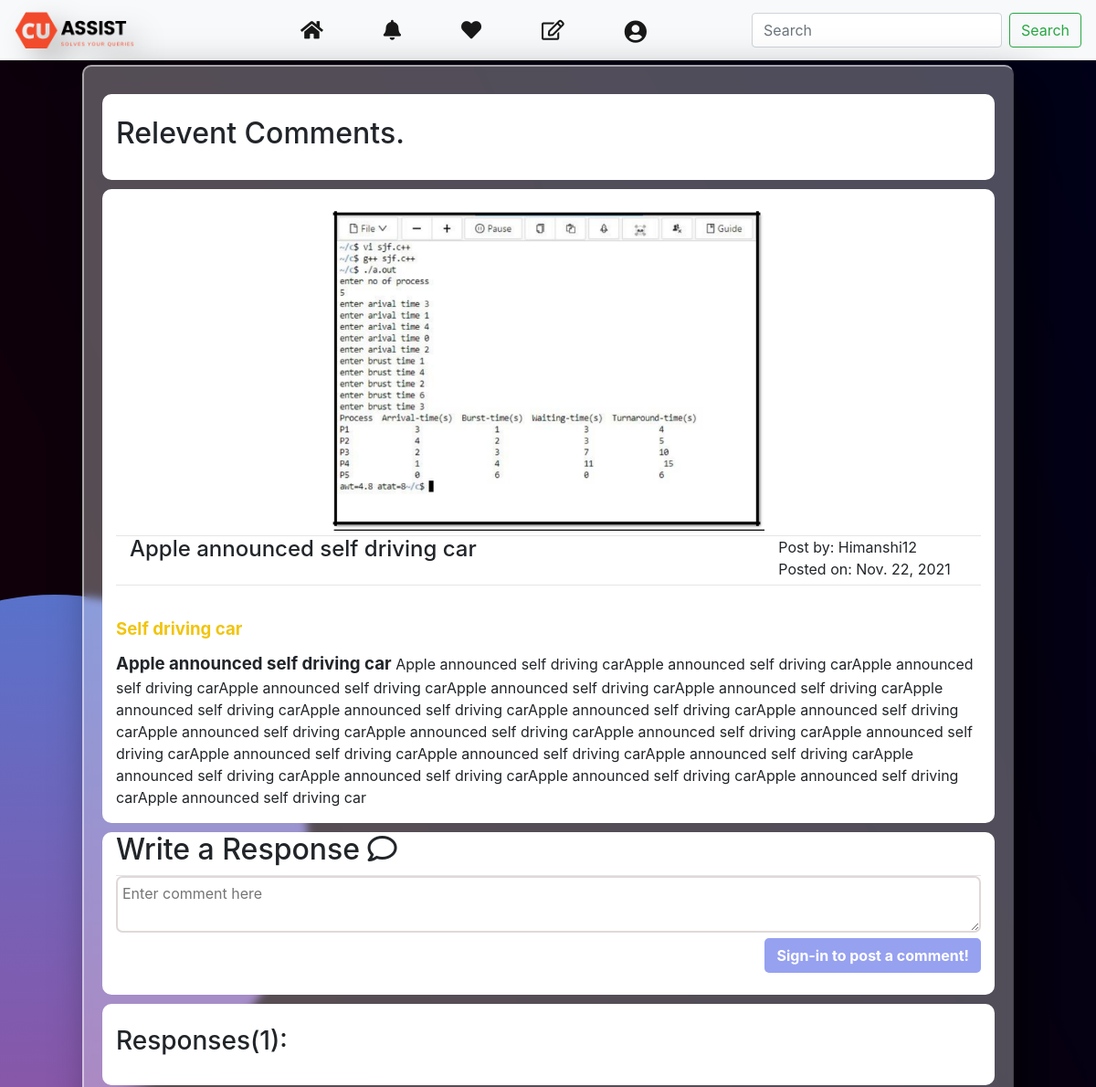
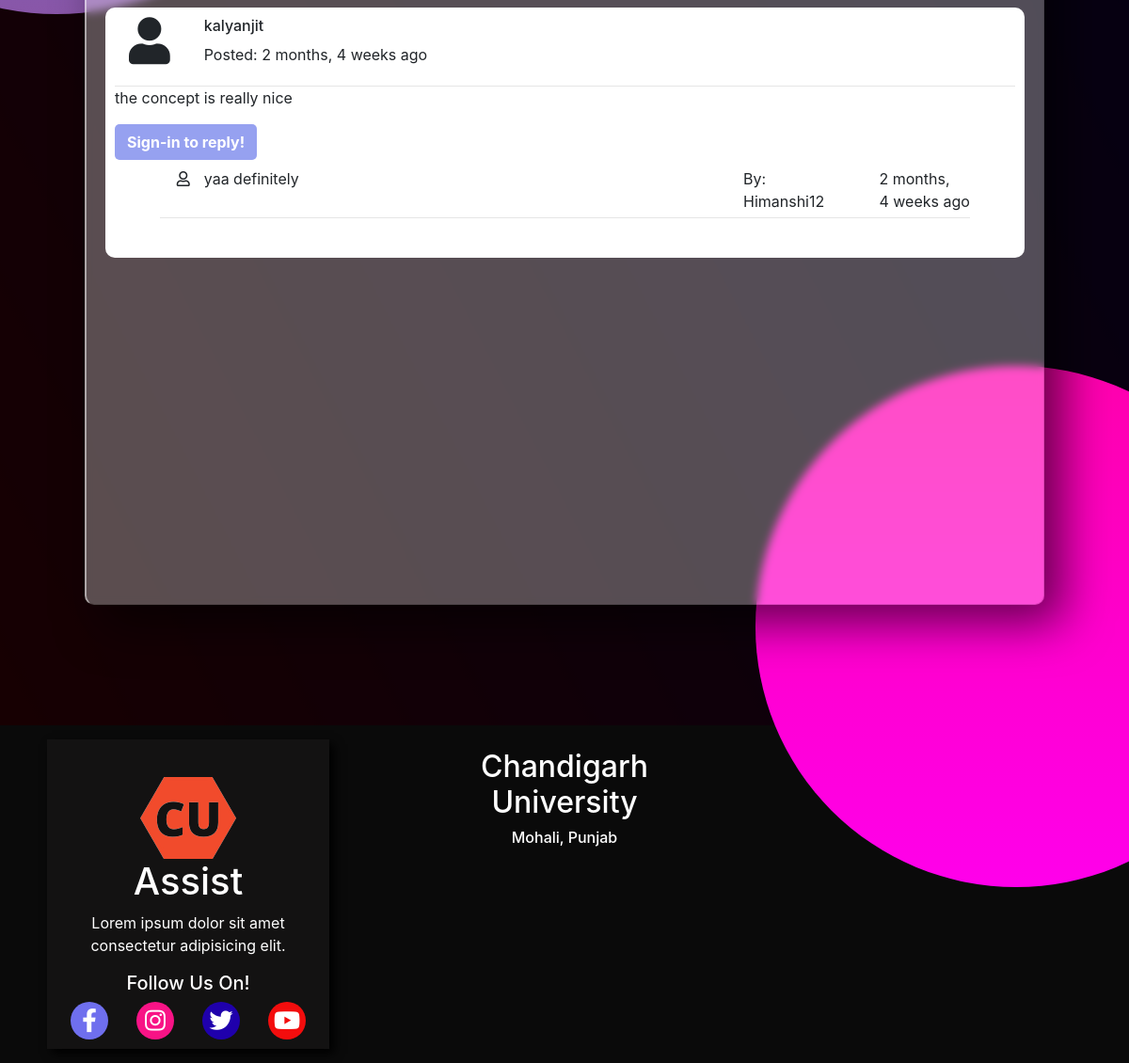
The app's page /postview/apple-announced-self-driving-car/3 with its own data (2 pictures, top to bottom).
### myapp/models.py (models this page shows, shortened)
class Post(models.Model):
    post_id = models.AutoField
    post_title = models.CharField(max_length=100, default="")
    post_desc = models.CharField(max_length=5000, default="")
    post_category = models.IntegerField(choices=[(1,"Computer Science"),(2,"Mechanical"),(3,"Civil"),(4,"Electronics"),(5,"MBA"),(6,"BBA")])
    post_likes = models.ManyToManyField(User,blank=True,related_name='likes')
    post_dislikes = models.ManyToManyField(User,blank=True,related_name='dislikes')
    post_user =models.ForeignKey(User, on_delete= models.CASCADE)
    slug = AutoSlugField(populate_from='post_title',unique=True,null=True,default=None)
    post_date = models.DateField(auto_now=True)
    post_images = models.ImageField(upload_to="myapp/images", default="",null=True)

class postComment(models.Model):
    sno = models.AutoField(primary_key= True)
    comment = models.TextField()
    user =models.ForeignKey(User, on_delete= models.CASCADE)
    post = models.ForeignKey(Post, on_delete=models.CASCADE)
    parent = models.ForeignKey('self', on_delete=models.CASCADE, null= True)
    timestamp = models.DateTimeField(default=now)

### myproject/views.py (the view)
# urls.py: path('postview/<str:slug>/<int:id>',views.handlePostview, name="handlePostview" ),
def handlePostview(request,slug,id):
    post_id=id
    posts = Post.objects.get(id=post_id)
    comment = postComment.objects.filter(post=posts, parent=None)
    replies = postComment.objects.filter(post=posts).exclude(parent=None)
    replyDict={}
    for reply in replies:
        if reply.parent.sno not in replyDict.keys():
            replyDict[reply.parent.sno] = [reply]
        else:
            replyDict[reply.parent.sno].append(reply)
    params = {'post': posts,'comments':comment,'user':request.user,'replyDict':replyDict}
    return render(request, 'comments.html',params)

### myapp/templatetags/extras.py (called while the page is built)
@register.filter(name='get_val')
def get_val(dict, key):
    return dict.get(key)

### templates/comments.html (shortened to what this page needs)
{% extends 'basic.html' %}
{% block body %}
<section id="main-body">
    {% load humanize %}
    {% load extras  %}
    <div class="card">
        <div class="container">
            <br>
            <h2>Relevent Comments.</h2>
            <br>
        </div>
        <div class="container">
            <br>
            <div class="image-box">
                <img class="post-image" src="/media/{{post.post_images}}" alt="image-1">
            </div>
            <hr>
            <div class="row">
                <div class="col-lg-9 col-md-9 col-sm-12">
                    <h4>{{post.post_title}}</h4>
                </div>
                <div class="col-lg-3 col-md-3 col-sm-3">
                    <p class="post-user-details">Post by: {{post.post_user }}</p>
                    <p class="post-user-details">Posted on: {{post.post_date}}</p>
                </div>
            </div>
            <hr>
            <div class="post-caption">
                <p class="text-type2">{{post.post_desc|safe}}</p>
            </div>
        </div>
        <div class="container">
            <h2>Write a Response <i class="far fa-comment"></i></h2>
            <form action="/postcomment" method="post">{% csrf_token %}
                <textarea name="comment" id="comment" cols="160" rows="2" placeholder="Enter comment here"
                    required></textarea>
                {% if user.is_authenticated %}
                <button class="btn comment-submit" type="submit"><b>POST</b> <i
                        class="fas fa-arrow-alt-circle-right"></i></button>
                {% else %}
                <div class="btn comment-submit" data-toggle="modal" data-target=".bd-example-modal-lg"><b>Sign-in to
                        post a comment!</b></div>
                {% endif %}
            </form>
            <br>
        </div>
        <div class="container">
            <br>
            <h3>Responses({{ comments.count }}): </h3>
            <br>
        </div>
        {% for comment in comments %}
        <div class=" container post-comments">
            <div class="row">
                <div class="col-lg-1 col-md-1 col-sm-1">
                    <i class="user-icon fas fa-user"></i>
                </div>
                <div class="col-lg-11 col-md-11 col-sm-11">
                    <h6>{{ comment.user.username }}</h6>
                    <p>Posted: {{ comment.timestamp | naturaltime}}</p>
                </div>
            </div>
            <hr>
            <p>{{comment.comment}}</p>
            <div class="reply">
                {% if user.is_authenticated %}
                <button class="btn btn-sm comment-submit " type="button" data-toggle="collapse"
                    data-target="#replyBox{{comment.sno}}" aria-expanded="false"
                    aria-controls="replyBox{{comment.sno}}">
                    Reply to this comment
                </button>
                <div class="collapse" id="replyBox{{comment.sno}}">
                    <div class="container reply-container">
                        <form action="/postcomment" method="post">{% csrf_token %}
                            <input class="reply-input-box" type="text" name="comment" id="comment"
                                placeholder="Enter reply here" required>
                            <input type="hidden" name="postSno" value="{{post.id}}">
                            <input type="hidden" name="parentSno" value="{{comment.sno}}">
                            <button class="btn btn-sm mb-1 comment-submit reply-submit-btn" type="submit"
                                name="submit"><b>POST</b> <i class="fas fa-arrow-alt-circle-right"></i></button>
                        </form>
                    </div>
                </div>
                {% else %}
                <div class="btn comment-submit" data-toggle="modal" data-target=".bd-example-modal-lg"><b>Sign-in to
                        reply!</b></div>
                {% endif %}
                <div class="replies my-2">
                    {% for reply in replyDict|get_val:comment.sno %}
                    <div class="row">
                        <div class="col-lg-1 col-md-1" style="text-align: right; padding-right: 0;"><i
                                class="far fa-user"></i></div>
                        <div class="col-lg-7 col-md-7">{{reply.comment}}</div>
                        <div class="col-lg-4 col-md-4">
                            <div class="row">
                                <div class="col-lg-6 col-md-6">
                                    <span>By: {{reply.user}}</span>
                                </div>
                                <div class="col-lg-6 col-md-6">
                                    {{reply.timestamp | naturaltime}}
                                </div>
                            </div>
                        </div>
                    </div>
                    <hr style="width: 90%">
                    <br>
                    {% endfor %}
                </div>
            </div>
        </div>
        {% endfor %}
    </div>
</section>
{% endblock %}

### templates/basic.html (shortened to what this page needs)
{% load static %}
<!DOCTYPE html>
<html lang="en">
<head>
    <link rel="stylesheet" type="text/css" href="{%static 'css\styles.css' %}">
    <link rel="stylesheet" href="https://maxcdn.bootstrapcdn.com/bootstrap/4.0.0/css/bootstrap.min.css"
>
    <link rel="stylesheet" href="https://pro.fontawesome.com/releases/v5.10.0/css/all.css"
 />
</head>
<body>
    {% load static %}
    <section id="nav-section">
        <nav class="navbar navbar-expand-lg navbar-light bg-light">
            <a class="navbar-brand" href="#"><img class="nav-brand"
                    src="{%static 'images\Red_and_Black_Game_Pad_Flat_Illustrative_Gaming_and_Technology_Product_Logo__1_-removebg-preview.png' %}"
                    alt="brand"></a>
            <div class="collapse navbar-collapse" id="navbarSupportedContent">
                <ul class="navbar-nav mr-auto">
                    <li class="nav-item">
                        <a class="nav-link" href="/"><i class="nav-icon fas fa-home"></i></a>
                    </li>
                    <li class="nav-item">
                        <a class="nav-link" href="#"><i class="nav-icon fas fa-bell"></i></a>
                    </li>
                    <li class="nav-item ">
                        <a class="nav-link" href="#"><i class="nav-icon fas fa-heart"></i></a>
                    </li>
                    <li class="nav-item">
                        <a class="nav-link" href="#" data-toggle="modal" data-target=".question-modal"><i class="nav-icon far fa-edit"></i></a>
                    </li>
                    {% if user.is_authenticated %}
                    <li class="nav-item">
                        <div class="dropdown show">
                            <a class="nav-link" href="#" role="button" id="dropdownMenuLink" data-toggle="dropdown"
                                aria-haspopup="true" aria-expanded="false">
                                <i class="nav-icon profile-badge fas fa-user-circle"></i>
                            </a>
                            <div class="dropdown-menu" aria-labelledby="dropdownMenuLink">
                                <p class="dropdown-item" href="#">Welcome {{request.user}}</p>
                                <a class="dropdown-item" href="#">My Profile</a>
                                <a class="dropdown-item" href="/logout">Log Out</a>
                            </div>
                        </div>
                    </li>
                    {% else %}
                    <li>
                        <a class="nav-link" data-toggle="modal" data-target=".bd-example-modal-lg"><i
                                class="nav-icon profile-badge fas fa-user-circle"></i></a>
                    </li>
                    {% endif %}
                </ul>
                <form class="form-inline my-2 my-lg-0">{% csrf_token %}
                    <input class="form-control mr-sm-2" type="search" placeholder="Search" aria-label="Search">
                    <button class="btn btn-outline-success my-2 my-sm-0" type="submit">Search</button>
                </form>
            </div>
        </nav>
    </section>
    {% block body %} {% endblock %}
    <section>
        <div class="footerr">
            <div class="footer-section">
                <img class="footerr-img"
                    src="{%static 'images/Red_and_Black_Game_Pad_Flat_Illustrative_Gaming_and_Technology_Product_Logo__1_-removebg-preview (1).png' %}"
                    alt="">
                <h1>Assist</h1>
                <p>Lorem ipsum dolor sit amet consectetur adipisicing elit.</p>
                <h5>Follow Us On!</h5>
                <div class="follow-container">
                    <div class="follow-icon">
                        <i class="contact-icon fab fa-facebook-f"></i>
                    </div>
                    <div class="follow-icon">
                        <i class="contact-icon fab fa-instagram"></i>
                    </div>
                    <div class="follow-icon">
                        <i class="contact-icon fab fa-twitter"></i>
                    </div>
                    <div class="follow-icon">
                        <i class="contact-icon fab fa-youtube"></i>
                    </div>
                </div>
            </div>
            <div class="footer-section">
                <h2>Chandigarh University</h2>
                <h6>Mohali, Punjab</h6>
            </div>
            <div class="footer-section">
            </div>
        </div>
    </section>
</body>
</html>

### static/css/styles.css (style rules this page uses)
body { margin: 0; padding: 0; box-sizing: border-box; background-image: linear-gradient(to right top, red, blue); }
ul { margin-right: auto; margin-left: auto; }
.bg-light { background-color: #fff !important; }
.nav-brand { height: 40px; filter: drop-shadow(15px 15px 15px rgba(0, 0, 0, 0.3)); }
.nav-icon { font-size: 22px; margin-top: 5px; margin-left: 50px; color: rgba(0, 0, 0, .9); }
.profile-badge { font-size: 25px; }
#main-body { height: 100vh; background-color: rgba(0, 0, 0, 0.9); display: flex; justify-content: space-around; flex-wrap: wrap; padding-top: 30px; }
#main-body::before { content: ''; position: absolute; top: 0; left: 0; width: 100%; height: 100%; background: linear-gradient(#2193f3, #e91e63); clip-path: circle(15% at 5% 40%); }
#main-body::after { content: ''; position: absolute; top: 0; left: 0; width: 100%; height: 100%; background: linear-gradient(#f00, #f0f); clip-path: circle(15% at 90% 80%); }
#main-body .card { display: inline-block; z-index: 1; height: 93vh; padding: 20px; background-color: transparent; border-radius: 10px; box-shadow: 20px 20px 50px rgba(0, 0, 0, 0.6); background: rgb(255, 255, 255, 0.3); border-top: 2px solid rgb(255, 255, 255, 0.5); border-left: 2px solid rgb(255, 255, 255, 0.5); backdrop-filter: blur(5px); overflow-y: scroll; }
#main-body .card:nth-child(1) { width: 15%; }
.post-caption { display: block; width: 100%; margin-bottom: 10px; overflow: scroll; }
.footerr { background-color: #0a0a0a; display: flex; flex-wrap: wrap; justify-content: space-around !important; }
.footerr .footer-section { display: inline-block; width: 300px; color: #fff; margin-top: 15px; margin-bottom: 15px; padding: 10px; text-align: center; }
.footerr .footer-section:nth-child(1) { background-color: #131212; box-shadow: 5px 5px 10px #000; }
.footerr .footer-section img { margin-top: 30px; }
.footerr .footer-section .follow-container { display: flex; justify-content: space-around; margin-top: 5px; }
.footerr .footer-section .follow-icon { display: inline-block; height: 40px; width: 40px; border-radius: 50%; }
.follow-icon:nth-child(1) { background-color: rgb(111, 111, 238); }
.follow-icon:nth-child(2) { background-color: rgb(248, 19, 134); }
.follow-icon:nth-child(3) { background-color: rgb(31, 0, 172); }
.follow-icon:nth-child(4) { background-color: rgb(243, 13, 13); }
.contact-icon { font-size: 25px; margin-top: 7px; }
.row { margin-left: 0 !important; margin-right: 0 !important; }
a { color: #343434 !important; text-decoration: none; background-color: transparent; -webkit-text-decoration-skip: objects; }

### records on screen
Post: post_images (picture), post_title "Apple announced self driving car", post_user "Himanshi12", post_date "Nov. 22, 2021", post_desc "Self driving car Apple announced self driving car Apple announced self driving carApple announced self driving carApple announced self driving carApple announced self driving carApple announced self driving carApple announced self driving carApple announced self driving carApple announced self driving carApple announced self driving carApple announced self driving carApple announced self driving carApple announced self driving carApple announced self driving carApple announced self driving carApple announced self driving carApple announced self driving carApple announced self driving carApple announced self driving carApple announced self driving carApple announced self driving carApple…"
postComment: user.username "kalyanjit", timestamp "2 months, 4 weeks ago", comment "the concept is really nice"
postComment: comment "yaa definitely", user "Himanshi12", timestamp "2 months, 4 weeks ago"

### other values on screen
{{ comments.count }} "1"
